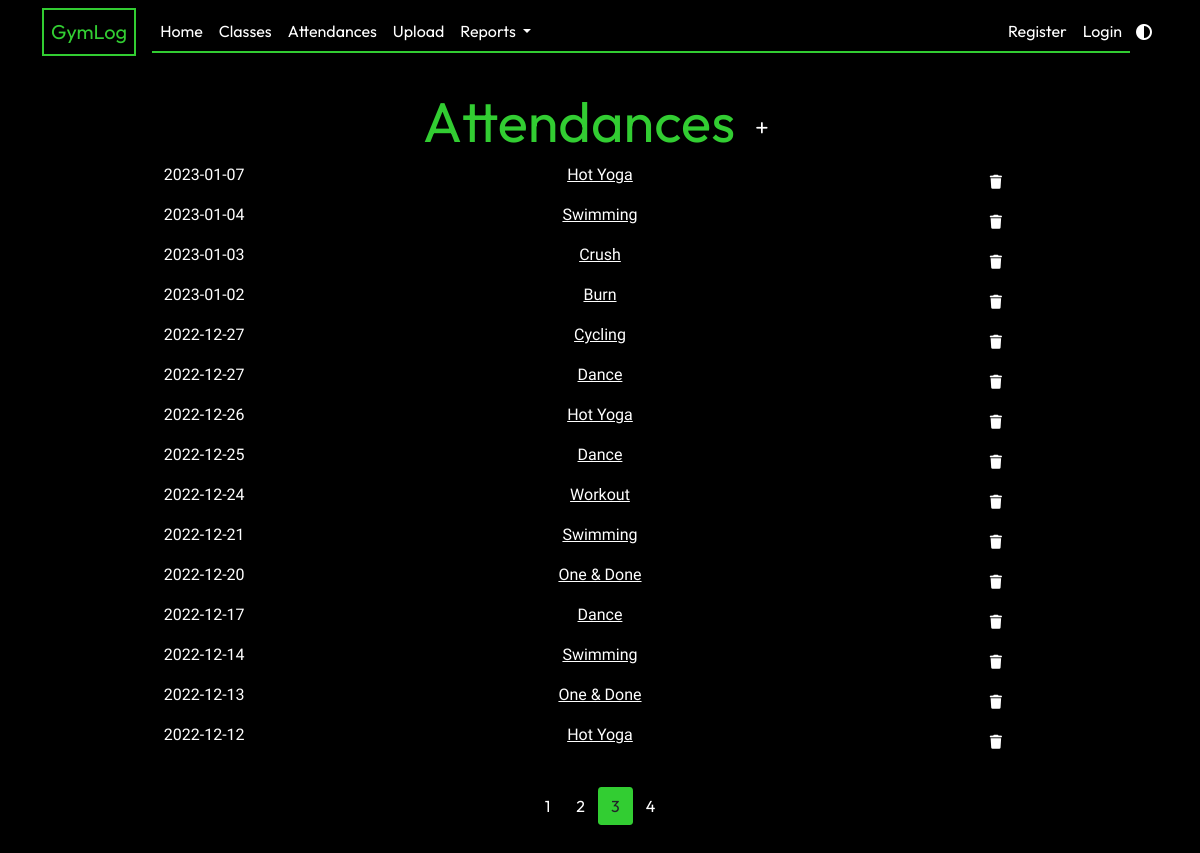
Page /attendances?page=3 on the committed database.
### app/models.py (models this page shows, shortened)
class Attendance(db.Model):
    id = db.Column(db.Integer, primary_key=True)
    class_id = db.Column(db.Integer, db.ForeignKey("gym_class.id"), nullable=False)
    date_attended = db.Column(db.Date, nullable=False, default=date.today)

class GymClass(db.Model):
    id = db.Column(db.Integer, primary_key=True)
    name = db.Column(db.String(20), unique=True, nullable=False)
    class_type = db.Column(db.String(3), default="Workout")
    attendance_list = db.relationship("Attendance", backref="class_taken", lazy=True)

### app/attendances/routes.py (the view)
@attendances.route("/attendances")
def show_attendances():
    page = request.args.get("page", 1, type=int)
    attendance_list = Attendance.query.order_by(
        Attendance.date_attended.desc()
    ).paginate(page=page, per_page=15)
    return render_template(
        "attendances.html", title="Attendances", attendance_list=attendance_list
    )

### app/templates/attendances.html (shortened to what this page needs)
{% extends "layout.html" %} {% block content %}
<div class="text-center mt-2">
  <h1 class="display-4">
    Attendances
    <a
      href="{{ url_for('attendances.new_attendance') }}"
      class="btn btn-sm btn-add"
      ><i class="fa-solid fa-plus"></i
    ></a>
  </h1>
</div>
<div class="row text-center">
  {% for a in attendance_list %}
  <div class="col-2">
    <p>{{ a.date_attended.strftime('%Y-%m-%d') }}</p>
  </div>
  <div class="col-8">
    <p>
      <a
        class="class-link"
        href="{{ url_for('classes.show_class', class_id=a.class_id) }}"
        >{{ a.class_taken.name }}</a
      >
    </p>
  </div>
  <div class="col-2">
    <button
      type="button"
      class="btn btn-other btn-sm m-1"
      data-bs-toggle="modal"
      data-bs-target="#deleteModal">
      <i class="fa-solid fa-trash"></i>
    </button>
  </div>
  {% endfor %}
</div>
<nav class="mt-4">
  <ul class="pagination justify-content-center">
    {% for page_num in attendance_list.iter_pages(left_edge=1, right_edge=1,
    left_current=1, right_current=2) %} {% if page_num %} {% if
    attendance_list.page == page_num %}
    <li>
      <a
        class="btn btn-current mb-4"
        href="{{ url_for('attendances.show_attendances', page=page_num) }}"
        >{{ page_num }}</a
      >
    </li>
    {% else %}
    <li>
      <a
        class="btn btn-other mb-4"
        href="{{ url_for('attendances.show_attendances', page=page_num) }}"
        >{{ page_num }}</a
      >
    </li>
    {% endif %} {% else %} ... {% endif %} {% endfor %}
  </ul>
</nav>
{% endblock content %}

### app/static/main.css (style rules this page uses)
:root { --primary-color: black; --secondary-color: white; --accent-color: #32cd32; --typewriter-speed: 2s; --typewriter-chars: 17; }
body { background-color: var(--primary-color); color: var(--secondary-color); margin: 0; min-height: 100vh; font-family: "Roboto"; }
h1, h2, h3, h4 { color: var(--accent-color); font-family: Outfit; }
nav { font-family: Outfit; }
.btn-current { background-color: var(--accent-color); border-radius: 10% 10%; }
.btn-other { background-color: transparent; color: var(--secondary-color); }
.btn-add { background-color: transparent; color: var(--secondary-color); border-radius: 50%; }
.class-link { color: var(--secondary-color); }

### rows in the picture
Attendance: date_attended "2023-01-07", class_taken.name "Hot Yoga"
Attendance: date_attended "2023-01-04", class_taken.name "Swimming"
Attendance: date_attended "2023-01-03", class_taken.name "Crush"
Attendance: date_attended "2023-01-02", class_taken.name "Burn"
Attendance: date_attended "2022-12-27", class_taken.name "Cycling"
Attendance: date_attended "2022-12-27", class_taken.name "Dance"
Attendance: date_attended "2022-12-26", class_taken.name "Hot Yoga"
Attendance: date_attended "2022-12-25", class_taken.name "Dance"
Attendance: date_attended "2022-12-24", class_taken.name "Workout"
Attendance: date_attended "2022-12-21", class_taken.name "Swimming"
Attendance: date_attended "2022-12-20", class_taken.name "One & Done"
Attendance: date_attended "2022-12-17", class_taken.name "Dance"
Attendance: date_attended "2022-12-14", class_taken.name "Swimming"
Attendance: date_attended "2022-12-13", class_taken.name "One & Done"
Attendance: date_attended "2022-12-12", class_taken.name "Hot Yoga"

### other values in the picture
{{ page_num }} "1" "2" "4"
{{ page_num }} "3"
